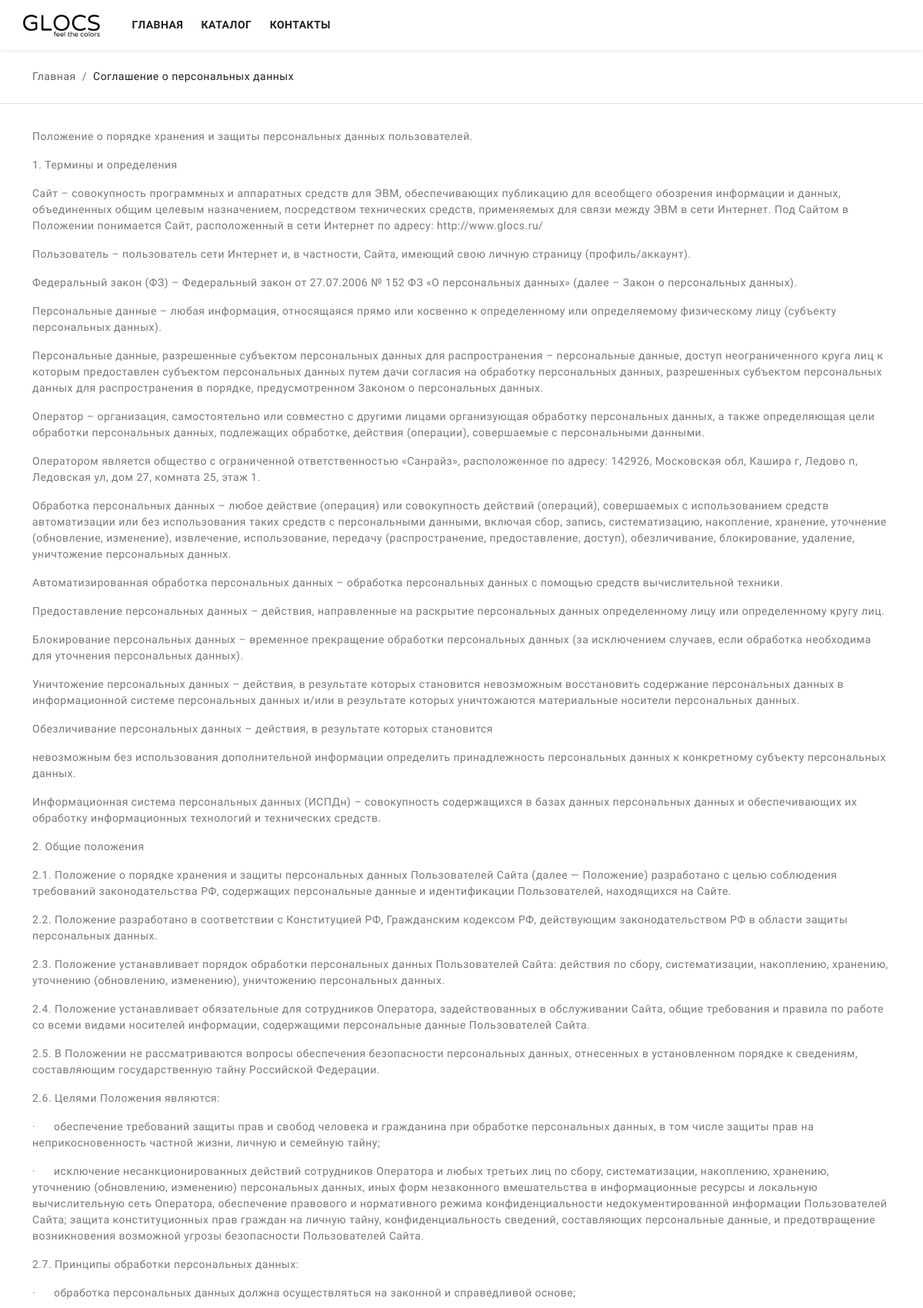
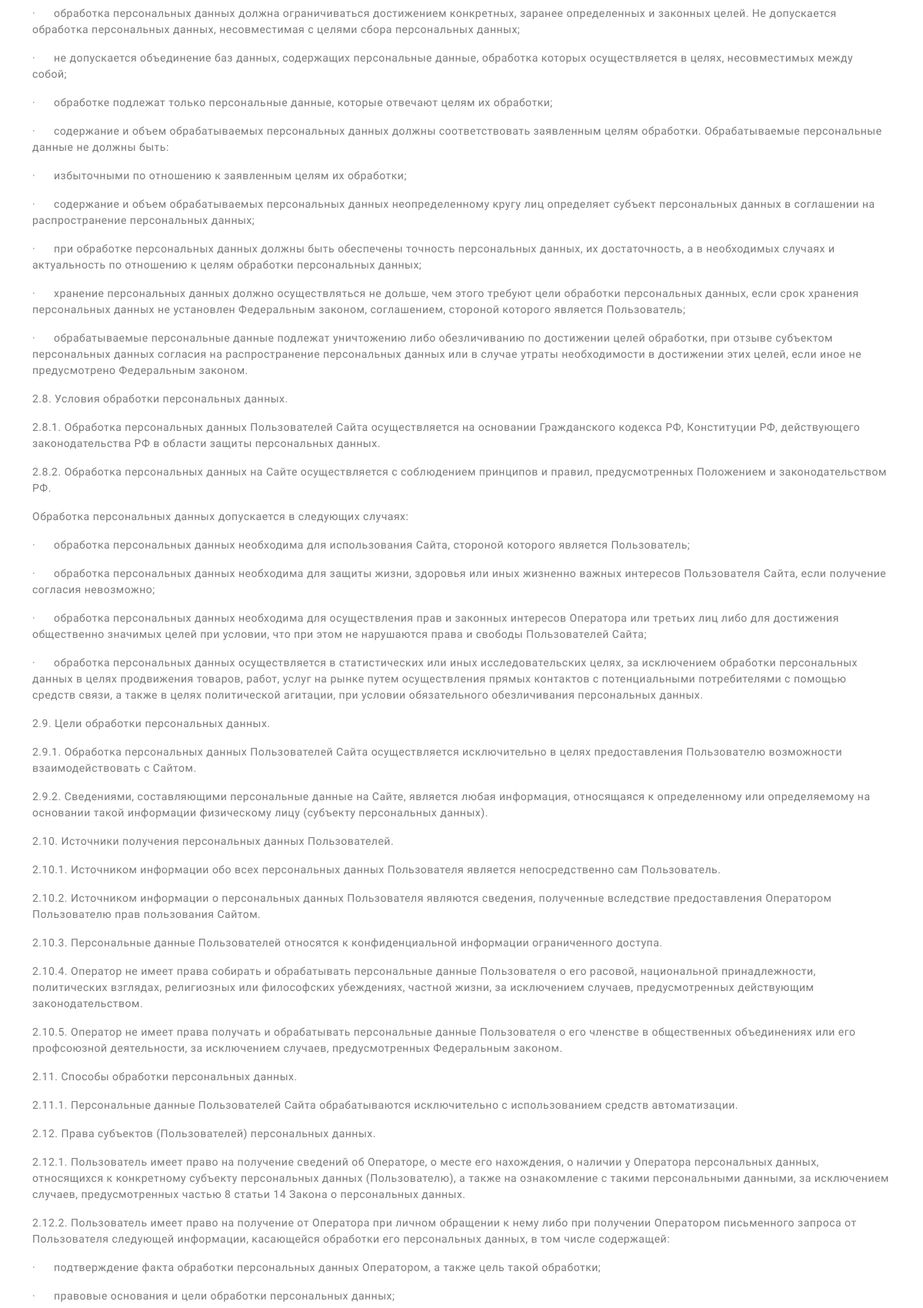
The app's page /agreement (upper part) with its own data (2 pictures, top to bottom).
### web/models.py (models this page shows)
class Text(models.Model):
    name = models.CharField(max_length=150, verbose_name='Заголовок')
    description = models.TextField(verbose_name='Текст')
    class Meta:
        verbose_name = 'Текст'
        verbose_name_plural = 'Тексты'
    def __str__(self):
        return self.name

### web/views.py (the view)
# urls.py: path('agreement', agreement, name='agreement'),
def agreement(request):
    text = Text.objects.filter(id=1)
    return render(request, 'text.html', {'text': text})

### templates/text.html
{% extends 'base.html' %}
{% load static %}
{% block content %}
    <div class="page-content">
   <div class="py-4 border-bottom">
    <div class="container">
      <nav aria-label="breadcrumb">
        <ol class="breadcrumb mb-0">
          <li class="breadcrumb-item"><a href="{% url 'index' %}">Главная</a></li>
          <li class="breadcrumb-item active" aria-current="page">
            {% for Text in text  %}
            {{ Text }}
            {% endfor %}
          </li>
        </ol>
      </nav>
    </div>
   </div>
   <section class="section-padding">
    <div class="container">
        {% for Text in text  %}
        {{ Text.description|safe }}
        {% endfor %}
    </div>
  </section>
 </div>
{% endblock %}

### static/assets/css/app.css (style rules this page uses)
body { font-size: 14px; letter-spacing: .5px; font-family: Roboto, sans-serif; background-color: #fff; }
a { text-decoration: none }
.page-content { padding: 0 }

### static/assets/css/style.css (style rules this page uses)
body { color: #797979; letter-spacing: 0.5px; background-color: #ffffff; font-family: 'Raleway', sans-serif; }
a { text-decoration: none; }
::placeholder { opacity: 0.5 !important; }
.page-content { padding-top: 65px; }
.breadcrumb li a { color: #636363; }
.breadcrumb li.active { color: #222121; }
.section-padding { padding-top: 2rem !important; padding-bottom: 2rem !important; }

### records on screen
Text: name "Соглашение о персональных данных", description "Положение о порядке хранения и защиты персональных данных пользователей. 1. Термины и определения Сайт – совокупность программных и аппаратных средств для ЭВМ, обеспечивающих публикацию для всеобщего обозрения информации и данных, объединенных общим целевым назначением, посредством технических средств, применяемых для связи между ЭВМ в сети Интернет. Под Сайтом в Положении понимается Сайт, расположенный в сети Интернет по адресу: http://www.glocs.ru/ Пользователь – пользователь сети Интернет и, в частности, Сайта, имеющий свою личную страницу (профиль/аккаунт). Федеральный закон (ФЗ) – Федеральный закон от 27.07.2006 № 152 ФЗ «О персональных данных» (далее – Закон о персональных данных).…"
